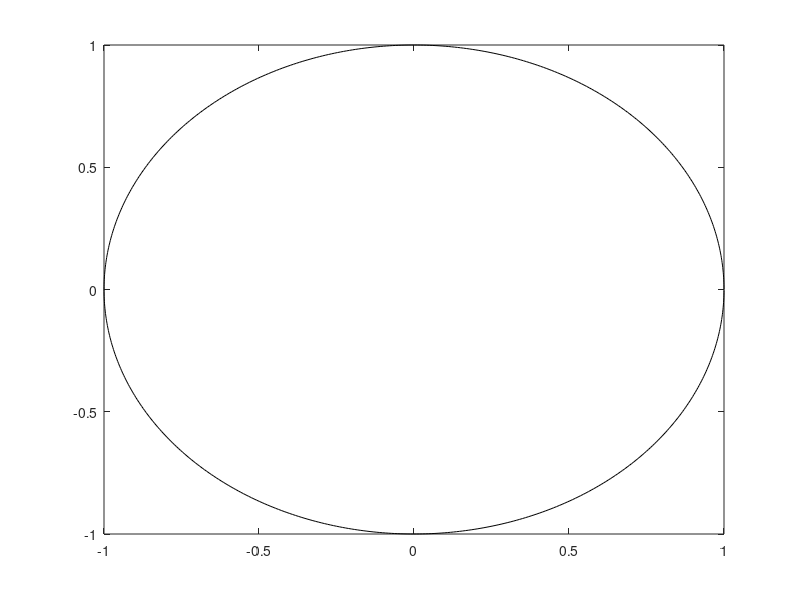

Here is the MATLAB script that generated this plot: (Note: this script raises an error after producing the figure.)
A = [1 2; 0 2];
[U, S, V] = svd(A);
v1 = V(:, 1); v2 = V(:, 2);
u1 = U(:, 1); u2 = U(:, 2);
simga_u1 = S(1, 1) * u1;
sigma_u2 = S(2, 2) * u2;
t = 0:0.01:(2 * pi);
x1 = cos(t); y1 = sin(t);
w = A * [x1; y1];
x2 = w(1, :); y2 = w(2, :);

figure(1);
plot(x1, y1, 'k');
hold on;
line_plot(v1, 'b');
hold on;
line_plot(v2, 'r');
grid on;
title('On pre-image unit circle');

figure(2);
plot(x2, y2, 'k');
hold on;
line_plot(simga_u1, 'b');
hold on;
line_plot(sigma_u2, 'r');
grid on;
title('On image ellipse');

function line_plot(v, color)

t = 0:0.01:1;
x = v(1) * t; y = v(2) * t;
plot(x, y, color);;

end